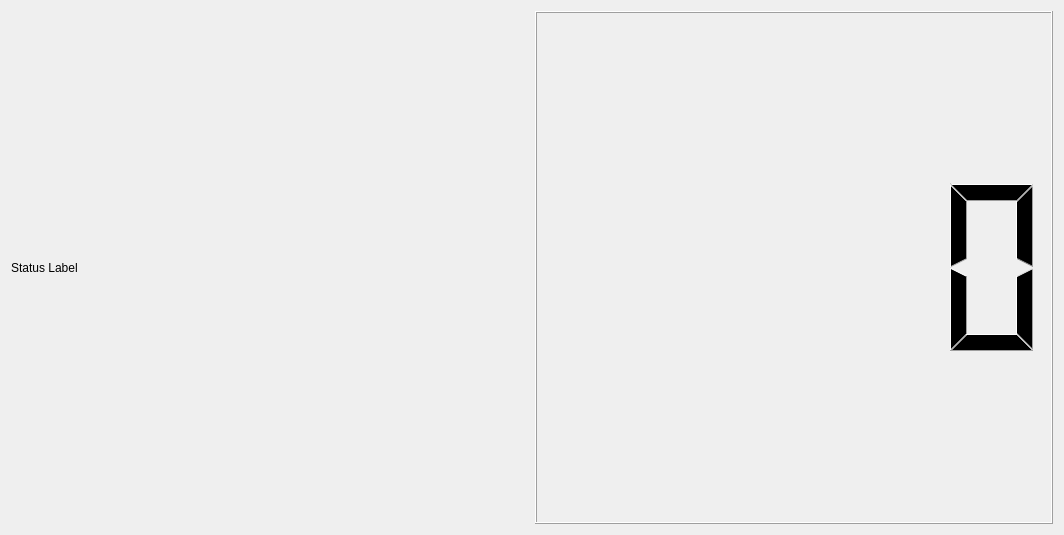
<?xml version="1.0" encoding="UTF-8"?>
<ui version="4.0">
 <class>Simulation</class>
 <widget class="QDialog" name="Simulation">
  <property name="geometry">
   <rect>
    <x>0</x>
    <y>0</y>
    <width>1064</width>
    <height>535</height>
   </rect>
  </property>
  <property name="windowTitle">
   <string>Dialog</string>
  </property>
  <layout class="QVBoxLayout" name="verticalLayout" stretch="10,1">
   <item>
    <layout class="QHBoxLayout" name="horizontalLayout" stretch="2,2,1">
     <item>
      <layout class="QGridLayout" name="elevatorLayout"/>
     </item>
     <item>
      <layout class="QGridLayout" name="passengerLayout"/>
     </item>
     <item>
      <layout class="QGridLayout" name="floorLayout"/>
     </item>
    </layout>
   </item>
   <item>
    <layout class="QHBoxLayout" name="simulationInfoLayout">
     <item>
      <widget class="QLabel" name="statusLabel">
       <property name="text">
        <string>Status Label</string>
       </property>
      </widget>
     </item>
     <item>
      <widget class="QLCDNumber" name="timeLcdNumber"/>
     </item>
    </layout>
   </item>
  </layout>
 </widget>
 <resources/>
 <connections/>
</ui>
